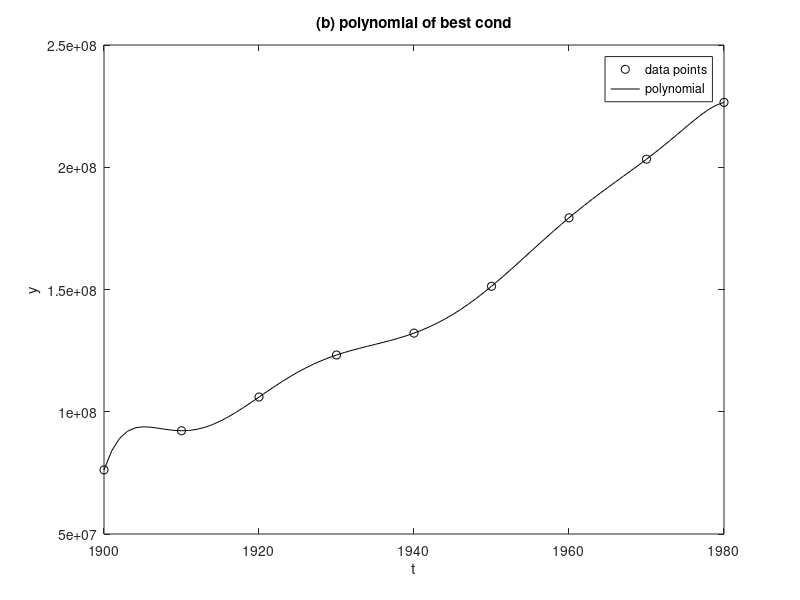
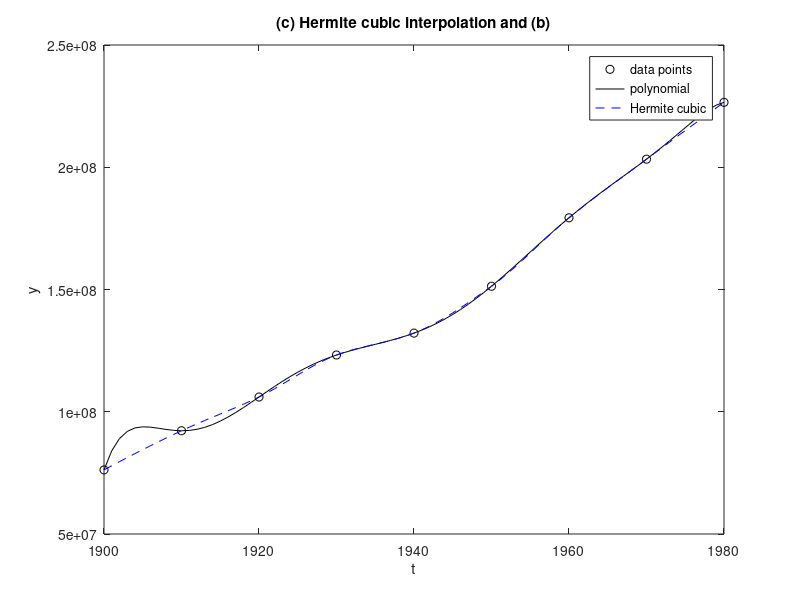
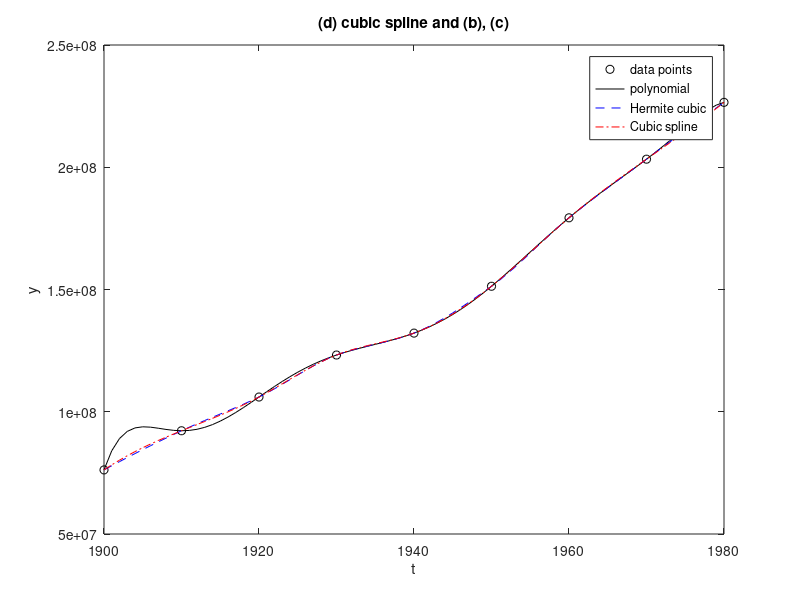
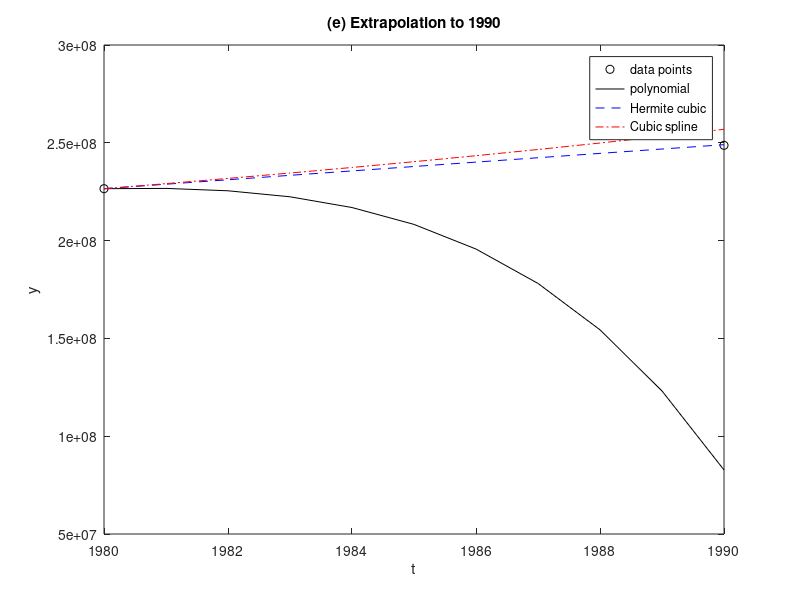

These figures' MATLAB source, in order:
function cp07_08 
    % interpolation of population data
    t = [1900:10:1980]';
    y = [76212168;
         92228496;
         106021537;
         123202624;
         132164569;
         151325798; 
         179323175;
         203302031;
         226542199];

     y2 = [76000000; 92000000; 106000000; 123000000;
           132000000; 151000000; 179000000; 203000000; 227000000];
    
%-----------------------------------------------------------------

    disp('(a) Condition number of basis matrices:');
    cond_A1 = cond(vander(t));
    cond_A2 = cond(vander(t-1900));
    cond_A3 = cond(vander(t-1940)); 
    cond_A4 = cond(vander((t-1940)/40));
    fprintf('1: %d \n', cond_A1);
    fprintf('2: %d \n', cond_A2);
    fprintf('3: %d \n', cond_A3);
    fprintf('4: %d \n', cond_A4);
    disp('--------------------------------');

%-----------------------------------------------------------------

    % Evaluation at specific points
    ts = linspace(1900,1980,81)';

    % Polynomial interpolation
    % en büyük X^n li degerin katsayısı en önde olsun diye flip ettik
    xp = fliplr(vander((t-1940)/40))\y;
    xp2 = fliplr(vander((t-1940)/40))\y2;

    tic; 
    yp = heval(xp,ts); 
    time_p = toc;

    tic; 
    xh = pchip(t,y); % Piecewise Cubic Hermite Interpolating Polynomial
    yh = ppval(xh,ts); 
    time_h = toc;

    tic; 
    xs = spline(t,y);
    ys = ppval(xs,ts); 
    time_s = toc;

%-----------------------------------------------------------------
    disp('(b) polynomial of best cond:');
    figure;
    plot(t,y,'ko',ts,yp,'k-');
    xlabel('t'); 
    ylabel('y');
    legend('data points','polynomial');
    title('(b) polynomial of best cond');
%-----------------------------------------------------------------
        
%-----------------------------------------------------------------
    disp('(c) Hermite cubic interpolation and (b):');
    figure;
    plot(t,y,'ko',ts,yp,'k-',ts,yh,'b--');
    xlabel('t'); 
    ylabel('y');
    legend('data points','polynomial', 'Hermite cubic');
    title('(c) Hermite cubic interpolation and (b)');
%-----------------------------------------------------------------

%-----------------------------------------------------------------
    disp('(d) cubic spline and (b), (c):');
    figure;
    plot(t,y,'ko',ts,yp,'k-',ts,yh,'b--',ts,ys,'r-.');
    xlabel('t'); 
    ylabel('y');
    legend('data points','polynomial','Hermite cubic','Cubic spline');
    title('(d) cubic spline and (b), (c)');
%-----------------------------------------------------------------

%-----------------------------------------------------------------
    % Extrapolation
    ts = linspace(1980,1990,11)';
    yp = heval(xp,ts);
    yh = pchip(t,y,ts); 
    ys = spline(t,y,ts);
    figure;
    plot([t(9);1990],[y(9);248709873],'ko',ts,yp,'k-',ts,yh,'b--',ts,ys,'r-.');
    xlabel('t'); 
    ylabel('y');
    legend('data points','polynomial','Hermite cubic','Cubic spline');
    title('(e) Extrapolation to 1990');
%-----------------------------------------------------------------
    
%-----------------------------------------------------------------
    % Lagrange interpolation
    ts = linspace(1900,1980,81)';
    tic; 
    yl = leval(t,y,ts); 
    time_l = toc; 
    figure;
    plot(t,y,'ko',ts,yl,'k-'); 
    xlabel('t'); 
    ylabel('y');
    legend('data points','Lagrange poly');
    title('(f) Lagrange Poly');
%-----------------------------------------------------------------
    
%-----------------------------------------------------------------
    
    % Newton interpolation
    tic;
    xn = Newton_interp(t,y); 
    yn = Newton_eval(xn,t,ts); 
    time_n = toc;
    ts = linspace(1900,1990,91)';
    yn = Newton_eval(xn,t,ts);
    [xn2, t, y] = Newton_addpt(xn,t,y,1990,248709873); 
    yn2 = Newton_eval(xn2,t,ts);
    figure; 
    plot(t,y,'ko',ts,yn,'b--',ts,yn2,'r-.'); 
    xlabel('t'); 
    ylabel('y');
    legend('data points','degree of 8','degree of 9');
    title('(g) Newton interpolating');
    
    disp('(f) Timing of each basis:');
    fprintf('Monomial basis: %g\n', time_p); 
    fprintf('Hermite cubic: %g\n', time_h);
    fprintf('Cubic spline: %g\n', time_s); 
    fprintf('Newton basis: %g\n', time_n);
    fprintf('Lagrange basis: %g\n', time_l);
    disp(' ');
%-----------------------------------------------------------------
    
    disp('(h) Coefficients:');
    fprintf('Coefficients of original input\n');
    disp(xp);
    fprintf('Coefficients of rounded input\n');
    disp(xp2);
    
end

function [y] = heval(x, t)
    % evaluate polynomial using Horner’s method
    n = length(x); 
    y = zeros(size(t));
    for i=n:-1:1
        y = x(i)+((t-1940)./40).*y;
    end
end

function [yy] = leval(t, y, tt)
    % evaluate Lagrange interpolant
    n = length(t); 
    yy = zeros(size(tt));
    for i = 1:n
        z = ones(size(tt));
        for j = 1:n
            if i ~= j
                z = z.*(tt-t(j))/(t(i)-t(j));
            end
        end
        yy = yy+z*y(i);
    end
end

function [x] = Newton_interp(t, y)
    % compute Newton interpolant
    n = length(t); 
    A = zeros(n,n); 
    A(:,1) = ones(n,1);
    for i = 2:n
        A(i:n,i) = (t(i:n)-t(i-1)).*A(i:n,i-1);
    end
    x = A\y;
end

function [f] = Newton_eval(x, t, t_out)
    % evaluate Newton interpolant
    n = length(x); 
    f = x(n);
    for i = n-1:-1:1
        f = x(i)+f.*(t_out-t(i));
    end
end

function [x, t, y] = Newton_addpt(x, t, y, t_new, y_new)
    % add point to interpolant
    if length(x) == 0 
        % empty interpolant
        x = y_new; 
        t = t_new; 
        y = y_new;
    else
        p = Newton_eval(x, t, t_new); 
        Pi = 1;
        for k = 1:length(t)
            Pi = Pi*(t_new-t(k));
        end
        x = [x; (y_new-p)/Pi]; 
        t = [t; t_new]; 
        y = [y; y_new];
    end
end
